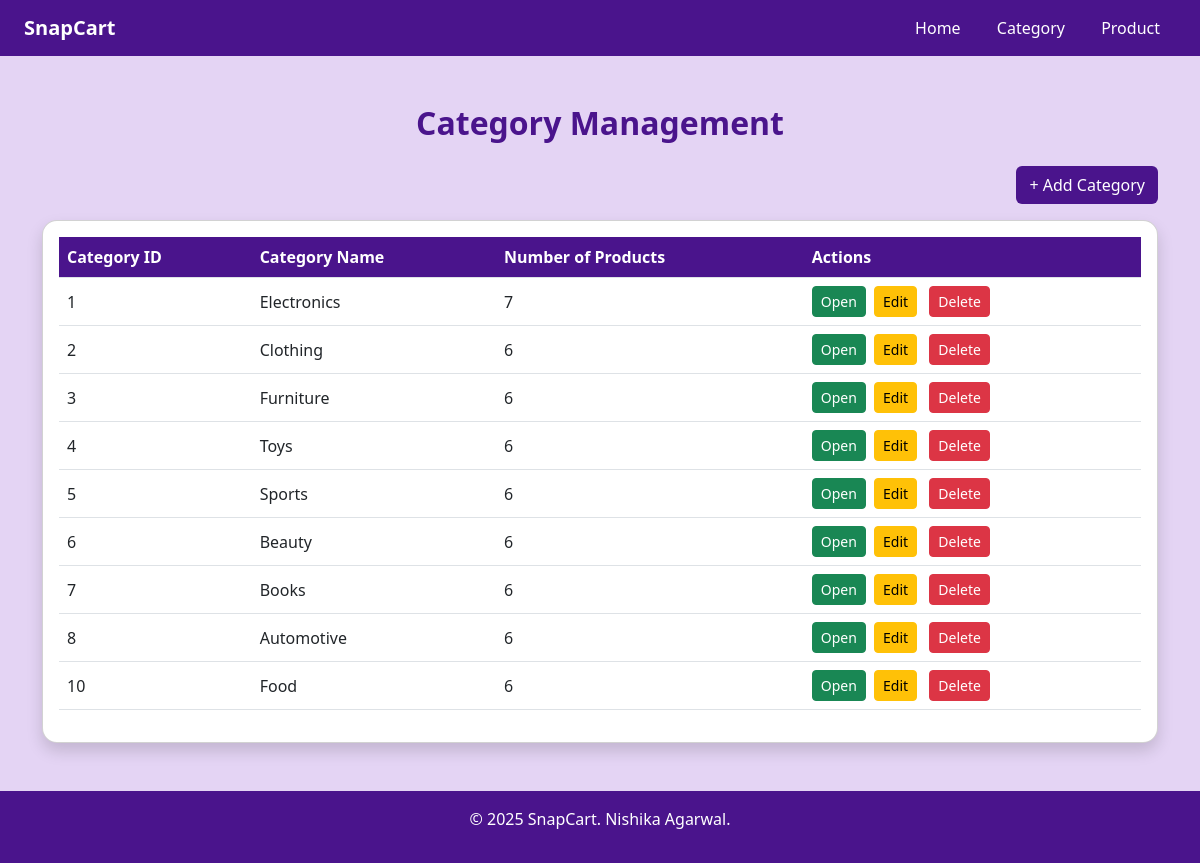
The app's page /admin_category, older data.
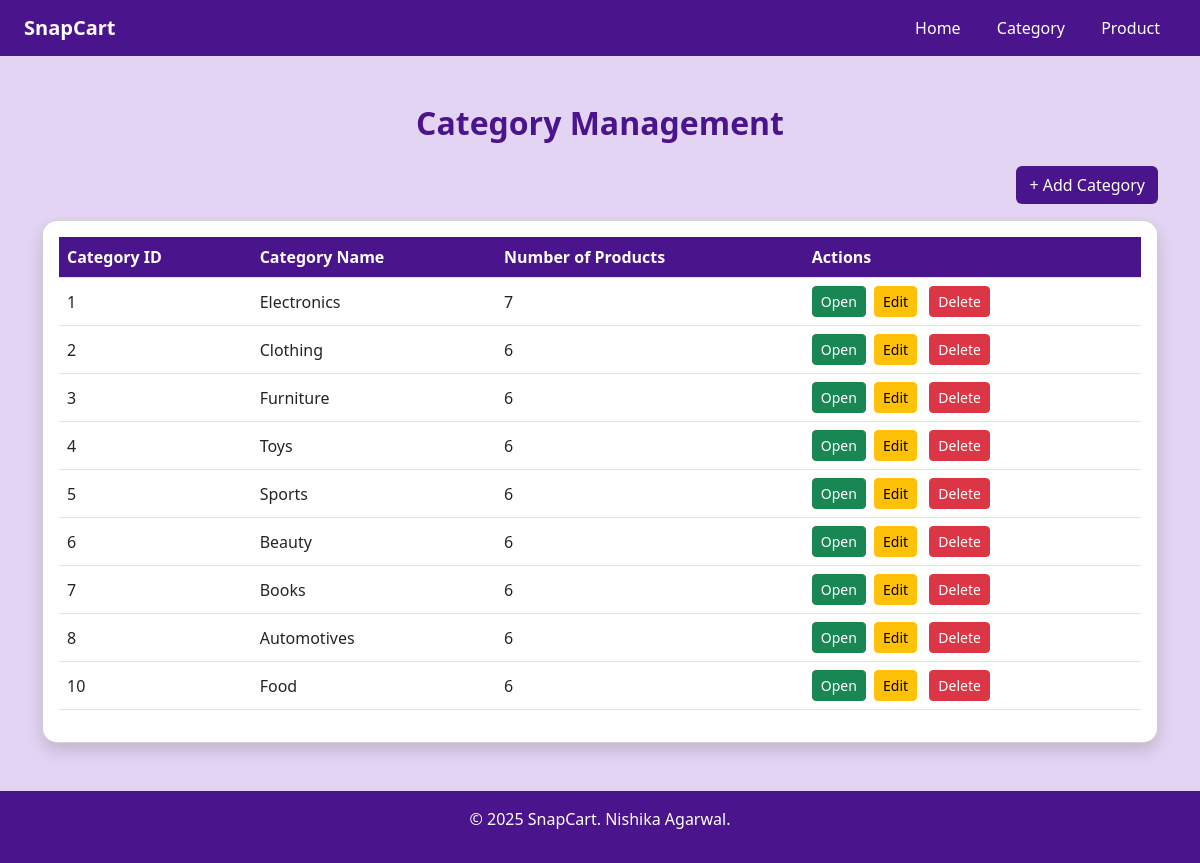
The same page, newer data.
### models.py (models this page shows)
class Category(db.Model):
    __tablename__ = 'category'
    id = db.Column(db.Integer, primary_key=True)
    name = db.Column(db.String(64), nullable=False)
    products = db.relationship('Product', back_populates='category', cascade='all, delete')

### routes.py (the view)
@app.route('/admin_category')
def admin_category():
    categories = Category.query.all()
    return render_template('admin/admin_category.html', categories=categories)

### templates/admin/admin_category.html (shortened to what this page needs)
<!DOCTYPE html>
<html lang="en">
<head>
    <link href="https://cdn.jsdelivr.net/npm/bootstrap@5.3.0/dist/css/bootstrap.min.css" rel="stylesheet">
</head>
<body>
    <nav class="navbar navbar-expand-lg snap-purple px-4">
        <a class="navbar-brand text-white fw-bold">SnapCart</a>
        <div class="ms-auto">
            <a class="nav-link d-inline px-3" href="{{ url_for('admin_home') }}">Home</a>
            <a class="nav-link d-inline px-3" href="{{ url_for('admin_category') }}">Category</a>
            <a class="nav-link d-inline px-3" href="{{ url_for('admin_product') }}">Product</a>
        </div>
    </nav>
    <div class="container py-5">
        <h2 class="text-center mb-4">Category Management</h2>
        <div class="d-flex justify-content-end mb-3">
            <a href="{{ url_for('add_category') }}" class="btn btn-snap">+ Add Category</a>
        </div>
        <div class="card shadow p-3">
            <div class="table-responsive">
                <table class="table table-hover align-middle">
                    <thead>
                        <tr>
                            <th scope="col">Category ID</th>
                            <th scope="col">Category Name</th>
                            <th scope="col">Number of Products</th>
                            <th scope="col">Actions</th>
                        </tr>
                    </thead>
                    <tbody>
                        {% for category in categories %}
                        <tr>
                            <td>{{ category.id }}</td>
                            <td>{{ category.name }}</td>
                            <td>{{ category.products | length }}</td>
                            <td>
                                <a href="{{ url_for('show_category', id=category.id) }}" class="btn btn-sm btn-success me-1">Open</a>
                                <a href="{{ url_for('edit_category', id=category.id) }}" class="btn btn-sm btn-warning me-2">Edit</a>
                                <a href="{{ url_for('delete_category', id=category.id) }}" class="btn btn-sm btn-danger" onclick="return confirm('Are you sure you want to delete this category?');">Delete</a>
                            </td>
                        </tr>
                        {% else %}
                        <tr>
                            <td colspan="4" class="text-center">No categories available.</td>
                        </tr>
                        {% endfor %}
                    </tbody>
                </table>
            </div>
        </div>
    </div>
    <footer>
        <p>&copy; 2025 SnapCart. Nishika Agarwal.</p>
    </footer>
</body>
</html>

Row changes from the older to the newer data that the page shows:
changed Category id 8: name "Automotive" → "Automotives"
